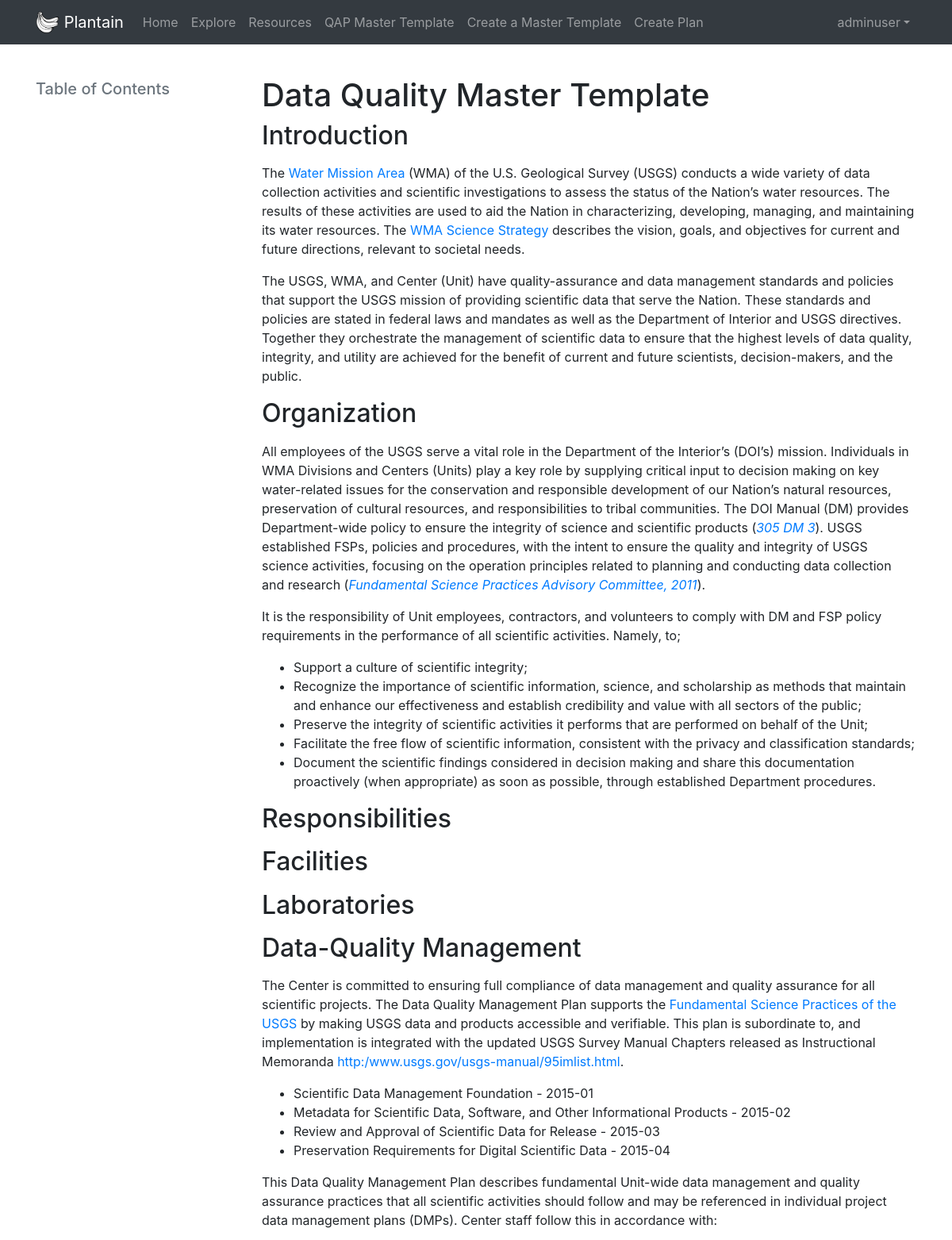
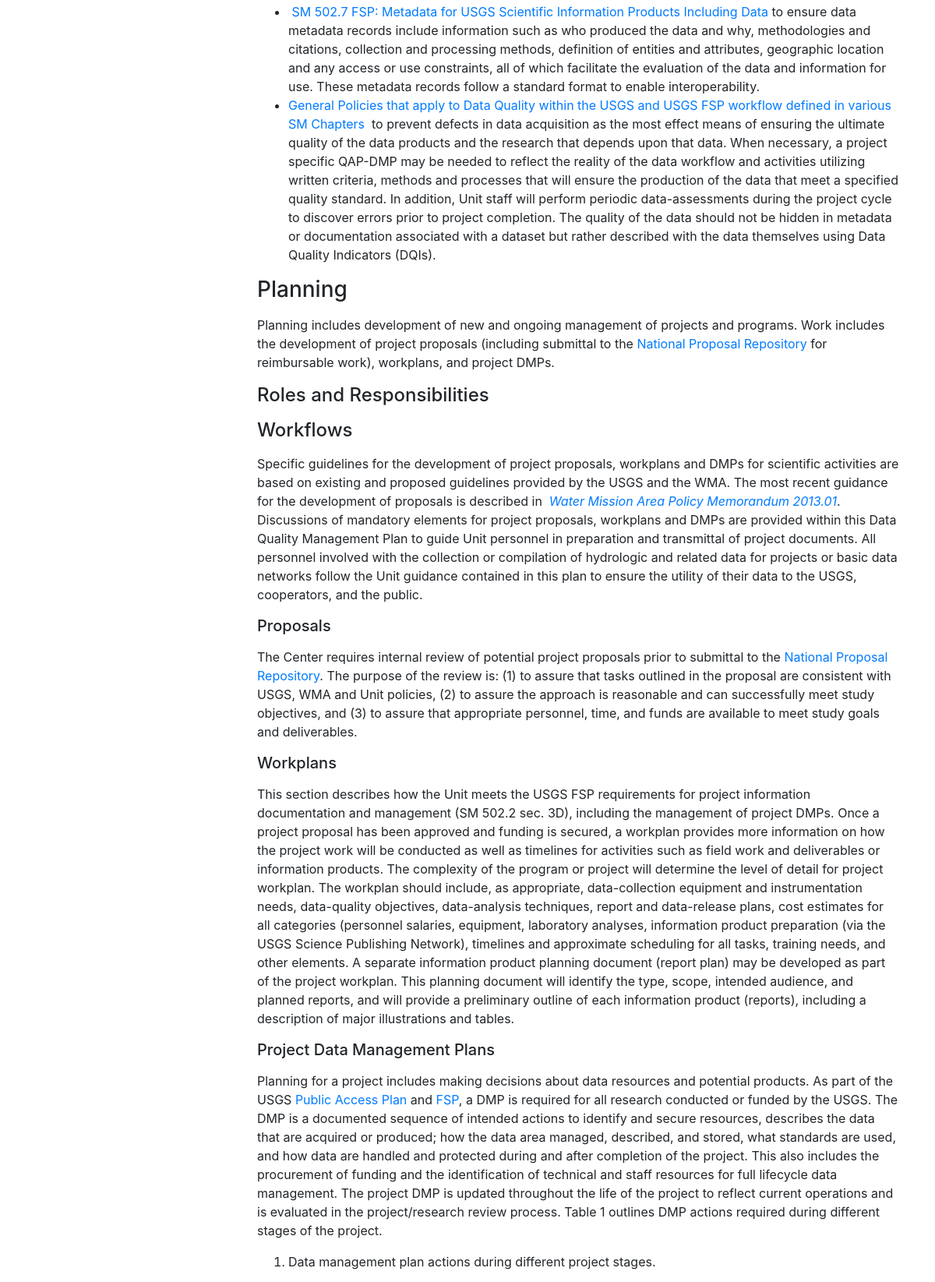
Page /national/data-quality-master-template/ (signed in, upper part) on the committed database (2 pictures, top to bottom).
### models.py (models this page shows, shortened)
class User(db.Model):
    END_USER = 0
    WSC_LEAD = 1
    ADMIN = 2
    id = db.Column(db.Integer, primary_key=True)
    email = db.Column(db.String(64), unique=True)
    password_hash = db.Column(db.String(255))
    name = db.Column(db.String(64), unique=True)
    slug = db.Column(db.String(64), unique=True)
    active = db.Column(db.Boolean, default=True)
    created_timestamp = db.Column(db.DateTime, default=datetime.datetime.now)
    projects = db.relationship('Project', backref='author', lazy='dynamic')
    group = db.Column(db.SmallInteger, default=END_USER)
    @property
    def is_authenticated(self):
        return True
    def user_level(self):
        return int(self.group)

class National(db.Model):  # only admin can post in this level.
    STATUS_APPROVED = 0   # public - can only be set by admin
    STATUS_SUBMITTED = 1  # viewable by user/admin
    STATUS_DRAFT = 2  # viewable by user
    STATUS_DELETED = 3
    id = db.Column(db.Integer, primary_key=True)
    slug = db.Column(db.String(100))
    title = db.Column(db.String(255))
    intro = db.Column(db.Text)  # this is boilerplate
    org = db.Column(db.Text)  # this is boilerplate
    org_org = db.Column(db.Text)
    resp = db.Column(db.Text)  # this is boilerplate
    qa_workflow = db.Column(db.Text)  # boilerplate + form
    facilities = db.Column(db.Text)
    labs = db.Column(db.Text)
    dq_management = db.Column(db.Text)
    dq_planning = db.Column(db.Text)
    dq_roles = db.Column(db.Text)
    dq_workflows = db.Column(db.Text)
    dq_wf_pro = db.Column(db.Text)
    dq_wf_workplan = db.Column(db.Text)
    dq_wf_project_dmp = db.Column(db.Text)
    dq_wf_review = db.Column(db.Text)
    dq_datasharing = db.Column(db.Text)
    dq_mous = db.Column(db.Text)
    dq_access = db.Column(db.Text)
    dq_aquisition = db.Column(db.Text)
    dq_aqu_roles = db.Column(db.Text)
    dq_aqu_proc = db.Column(db.Text)
    dq_aqu_proc_coll = db.Column(db.Text)
    dq_aqu_proc_proc = db.Column(db.Text)
    dq_aqu_proc_anal = db.Column(db.Text)
    dq_doc = db.Column(db.Text)
    dq_format = db.Column(db.Text)
    dq_org = db.Column(db.Text)
    dq_store = db.Column(db.Text)
    dq_store_roles = db.Column(db.Text)
    dq_store_repo = db.Column(db.Text)
    dq_store_archive = db.Column(db.Text)
    dq_pubs = db.Column(db.Text)
    dq_pubs_roles = db.Column(db.Text)
    dq_pubs_workflow = db.Column(db.Text)
    dq_pubs_prop = db.Column(db.Text)
    dq_pubs_release = db.Column(db.Text)
    dq_pubs_cite = db.Column(db.Text)
    dq_pubs_doi = db.Column(db.Text)
    dq_pubs_meta = db.Column(db.Text)
    dq_pubs_catalog = db.Column(db.Text)
    qa_intro = db.Column(db.Text)
    qa_field_data = db.Column(db.Text)
    qa_pro_ts = db.Column(db.Text)
    qa_app_ts = db.Column(db.Text)
    qa_discrete = db.Column(db.Text)
    qa_db_integrity = db.Column(db.Text)
    qa_records = db.Column(db.Text)
    qa_interpretive = db.Column(db.Text)
    qa_training = db.Column(db.Text)
    qa_terms = db.Column(db.Text)
    qa_resources = db.Column(db.Text)
    status = db.Column(db.SmallInteger, default=STATUS_DRAFT)
    author_id = db.Column(db.Integer, db.ForeignKey("user.id"))
    created_timestamp = db.Column(db.DateTime, default=datetime.datetime.utcnow)

### national/blueprint.py (the view)
@natl.route('/<slug>/')
def detail(slug):
    entry = get_entry_or_404(slug)
    return render_template('national/detail.html', NationalRequired=entry)

### national/blueprint.py (called while the page is built)
def get_entry_or_404(slug, author=None):
    query = National.query.filter(National.slug == slug)
    return query.first_or_404()

### views.py (called while the page is built)
@login_manager.user_loader
def load_user(id):
    return models.User.query.get(int(id))

@app.before_request
def get_current_user():
    g.user = current_user

### national/templates/national/detail.html (shortened to what this page needs)
{% extends "base.html" %}
{% block content %}
<main>
  <div class="container pt-5">
      <div class="row pt-5">
      <div class="col-sm-3">
        <nav id="toc" data-toggle="toc" class="sticky-top">
          <h5 class="text-muted">Table of Contents</h5>
        </nav>
      </div>
     <div class="col-lg">
         <h1>{{ NationalRequired.title }}</h1>
        <h2><label>Introduction</label></h2>
            {{  NationalRequired.intro | safe }}
         <h2><label>Organization</label></h2>
            {{  NationalRequired.org  | safe}}
         <h2><label>Responsibilities</label></h2>
         <h2><label>Facilities</label></h2>
         <h2><label>Laboratories</label></h2>
         <h2><label>Data-Quality Management</label></h2>
            {{   NationalRequired.dq_management | safe  }}
         <h3><label>Planning</label></h3>
            {{   NationalRequired.dq_planning | safe  }}
         <h4><label>Roles and Responsibilities</label></h4>
         <h4><label>Workflows</label></h4>
            {{   NationalRequired.dq_workflows | safe  }}
         <h5><label>Proposals</label></h5>
            {{   NationalRequired.dq_wf_pro | safe  }}
         <h5><label>Workplans</label></h5>
            {{   NationalRequired.dq_wf_workplan | safe  }}
         <h5><label>Project Data Management Plans</label></h5>
            {{   NationalRequired.dq_wf_project_dmp | safe  }}
     </div>
      </div>
  </div>
</main>
{% endblock %}

### templates/navbar.html (shortened to what this page needs)
<header>
  <nav class="navbar navbar-expand-md navbar-dark bg-dark fixed-top">
    <div class="container">
      <a class="navbar-brand" href="/">
        <img class="plantain-img-nav d-inline-block align-top rounded" src="{{ url_for('static', filename='img/plantain.png') }}" alt="plantain"/>
        Plantain
      </a>
      <div class="collapse navbar-collapse" id="navbarContent">
        <ul class="navbar-nav mr-auto" id="navbarList">
          <li class="nav-item">
            <a class="nav-link" href="{{ url_for('index') }}">Home</a>
          </li>
          <li class="nav-item">
            <a class="nav-link" href="{{ url_for('explore') }}">Explore</a>
          </li>
          <li class="nav-item">
            <a class="nav-link" href="{{ url_for('resources') }}">Resources</a>
          </li>
          {%  if current_user.is_authenticated %}
          <li class="nav-item">
            <a class="nav-link" href="{{url_for('national.index') }}">QAP Master Template</a>
          </li>
          {% if current_user.user_level() > 1 %}
          <li class="nav-item">
            <a class="nav-link" href="{{ url_for('national.create') }}">Create a Master Template</a>
          </li>
          {% endif %}
          <li class="nav-item">
            {% if current_user.user_level() > 0 %}
            <a class="nav-link" href="{{ url_for('wsc.create') }}">Create Plan</a>
            {% endif %}
          </li>
          {% endif %}
        </ul>
        {%  if current_user.is_authenticated %}
          <ul class="navbar-nav ml-auto">
            <li class="nav-item dropdown">
              <a class="nav-link dropdown-toggle" href="#" id="userInfo" role="button" data-toggle="dropdown" aria-haspopup="true" aria-expanded=false>{{ current_user.name }}</a>
            </li>
          </ul>
         {% else  %}
          <a href="{{ url_for('login') }}" class="btn btn-outline-success m-2 my-sm-0" role="button" aria-disabled="true">Log In</a>
          <a href="{{ url_for('register') }}" class="btn btn-outline-success my-2 my-sm-0" role="button" aria-disabled="true">Create Account</a>
        {% endif %}
      </div>
    </div>
  </nav>
</header>

### static/css/plantain.css (style rules this page uses)
html { position: relative; min-height: 100%; }
body { margin-bottom: 50px; }
.navbar-nav > li { float: left; position: relative; }
.plantain-img-nav { width: 30px; height: 30px; }
nav[data-toggle='toc'] { top: 100px; }
@media (max-width: 4000px) { nav[data-toggle='toc'] { margin-bottom: 42px; } }

### rows in the picture
User: name "adminuser"
National: title "Data Quality Master Template", intro "The Water Mission Area (WMA) of the U.S. Geological Survey (USGS) conducts a wide variety of data collection activities and scientific investigations to assess the status of the Nation’s water resources. The results of these activities are used to aid the Nation in characterizing, developing, managing, and maintaining its water resources. The WMA Science Strategy describes the vision, goals, and objectives for current and future directions, relevant to societal needs. The USGS, WMA, and Center (Unit) have quality-assurance and data management standards and policies that support the USGS mission of providing scientific data that serve the Nation. These standards and policies are stated in…", org "All employees of the USGS serve a vital role in the Department of the Interior’s (DOI’s) mission. Individuals in WMA Divisions and Centers (Units) play a key role by supplying critical input to decision making on key water-related issues for the conservation and responsible development of our Nation’s natural resources, preservation of cultural resources, and responsibilities to tribal communities. The DOI Manual (DM) provides Department-wide policy to ensure the integrity of science and scientific products ( 305 DM 3 ). USGS established FSPs, policies and procedures, with the intent to ensure the quality and integrity of USGS science activities, focusing on the operation principles related…", dq_management "The Center is committed to ensuring full compliance of data management and quality assurance for all scientific projects. The Data Quality Management Plan supports the Fundamental Science Practices of the USGS by making USGS data and products accessible and verifiable. This plan is subordinate to, and implementation is integrated with the updated USGS Survey Manual Chapters released as Instructional Memoranda http:/www.usgs.gov/usgs-manual/95imlist.html . Scientific Data Management Foundation - 2015-01 Metadata for Scientific Data, Software, and Other Informational Products - 2015-02 Review and Approval of Scientific Data for Release - 2015-03 Preservation Requirements for Digital…", dq_planning "Planning includes development of new and ongoing management of projects and programs. Work includes the development of project proposals (including submittal to the National Proposal Repository for reimbursable work), workplans, and project DMPs.", dq_workflows "Specific guidelines for the development of project proposals, workplans and DMPs for scientific activities are based on existing and proposed guidelines provided by the USGS and the WMA. The most recent guidance for the development of proposals is described in Water Mission Area Policy Memorandum 2013.01 . Discussions of mandatory elements for project proposals, workplans and DMPs are provided within this Data Quality Management Plan to guide Unit personnel in preparation and transmittal of project documents. All personnel involved with the collection or compilation of hydrologic and related data for projects or basic data networks follow the Unit guidance contained in this plan to ensure…", dq_wf_pro "The Center requires internal review of potential project proposals prior to submittal to the National Proposal Repository . The purpose of the review is: (1) to assure that tasks outlined in the proposal are consistent with USGS, WMA and Unit policies, (2) to assure the approach is reasonable and can successfully meet study objectives, and (3) to assure that appropriate personnel, time, and funds are available to meet study goals and deliverables.", dq_wf_workplan "This section describes how the Unit meets the USGS FSP requirements for project information documentation and management (SM 502.2 sec. 3D), including the management of project DMPs. Once a project proposal has been approved and funding is secured, a workplan provides more information on how the project work will be conducted as well as timelines for activities such as field work and deliverables or information products. The complexity of the program or project will determine the level of detail for project workplan. The workplan should include, as appropriate, data-collection equipment and instrumentation needs, data-quality objectives, data-analysis techniques, report and data-release…", dq_wf_project_dmp "Planning for a project includes making decisions about data resources and potential products. As part of the USGS Public Access Plan and FSP , a DMP is required for all research conducted or funded by the USGS. The DMP is a documented sequence of intended actions to identify and secure resources, describes the data that are acquired or produced; how the data area managed, described, and stored, what standards are used, and how data are handled and protected during and after completion of the project. This also includes the procurement of funding and the identification of technical and staff resources for full lifecycle data management. The project DMP is updated throughout the life of the…"
